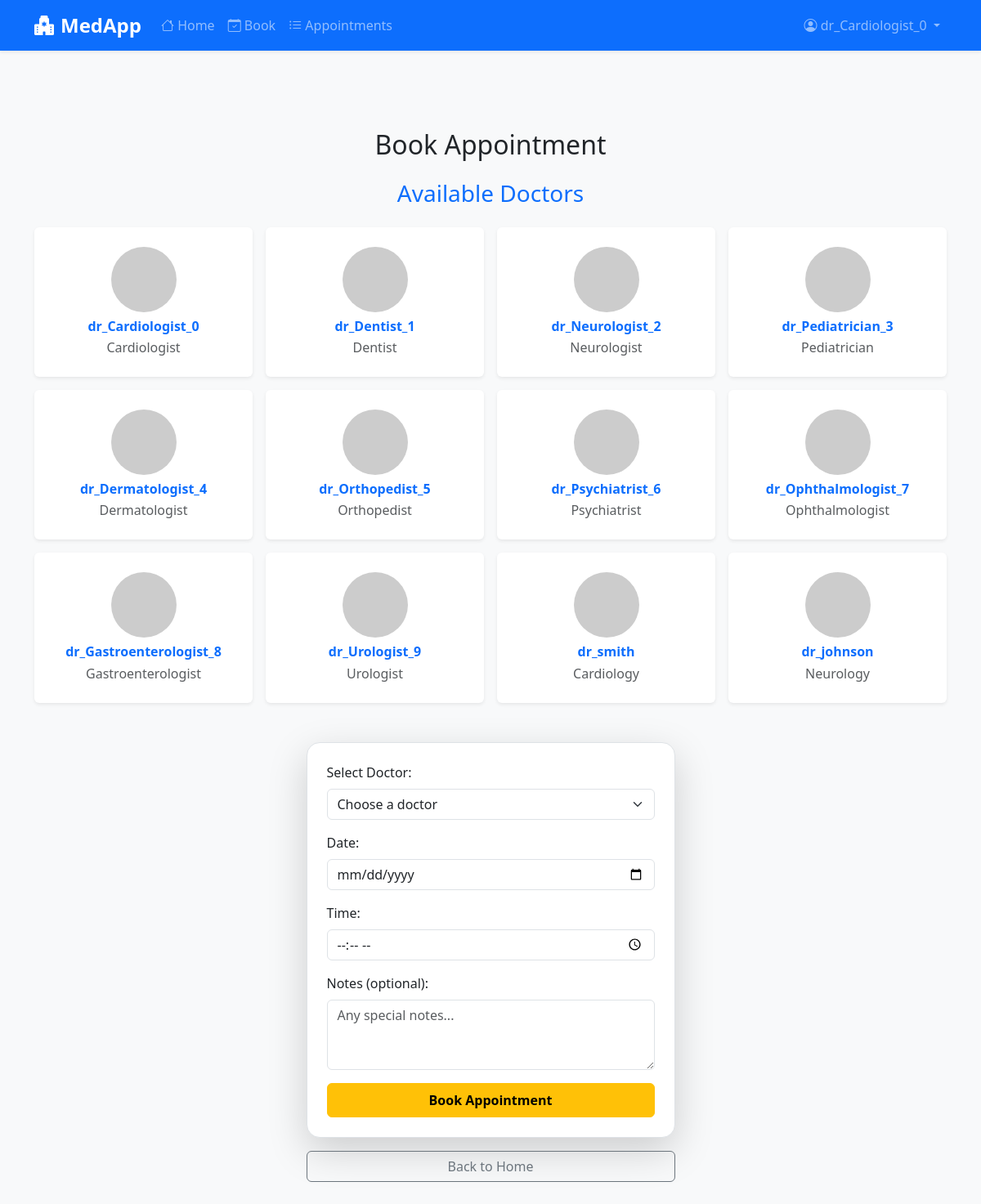
Page /book/ (signed in) on the committed database.
### appointments/models.py (models this page shows, shortened)
class Doctor(models.Model):
    profile = models.OneToOneField(Profile, on_delete=models.CASCADE, limit_choices_to={'role': 'doctor'})
    specialization = models.CharField(max_length=100)
    avatar = models.ImageField(upload_to='doctors/', blank=True, null=True, default='https://ui-avatars.com/api/?name=Doctor&size=256&background=4f46e5&color=fff')
    availability = models.JSONField(default=dict, blank=True)  # e.g. {'monday': ['09:00-12:00', '14:00-18:00']}

class Profile(models.Model):
    ROLE_CHOICES = [
        ('patient', 'Patient'),
        ('doctor', 'Doctor'),
        ('admin', 'Admin'),
    ]
    user = models.OneToOneField(User, on_delete=models.CASCADE)
    role = models.CharField(max_length=10, choices=ROLE_CHOICES, default='patient')
    is_verified = models.BooleanField(default=False)
    created_at = models.DateTimeField(default=timezone.now)

### appointments/views.py (the view, shortened to what this page needs)
# urls.py: path('book/', views.book_appointment, name='book_appointment'),
@login_required
def book_appointment(request):
    doctors = Doctor.objects.all()
    return render(request, 'appointments/book.html', {'doctors': doctors})

### appointments/templates/appointments/book.html (shortened to what this page needs)
{% extends 'base.html' %}
{% block content %}
<div class="container-fluid bg-light py-5">
<div class="container mt-5">
    <h2 class="mb-4 text-center">Book Appointment</h2>
    <h3 class="mb-4 text-center text-primary">Available Doctors</h3>
    <div class="row g-3 mb-5">
        {% for doctor in doctors %}
        <div class="col-6 col-md-4 col-lg-3">
            <div class="card h-100 shadow-sm border-0">
                <div class="card-body d-flex flex-column justify-content-center align-items-center p-4 text-center">
                    <img src="{{ doctor.avatar|default:'https://ui-avatars.com/api/?name=Doctor&size=80&background=4f46e5&color=fff' }}" alt="Dr. {{ doctor.profile.user.username }}" class="rounded-circle mb-2" style="width: 80px; height: 80px; object-fit: cover;">
                    <h6 class="card-title fw-bold mb-1 text-primary">{{ doctor.profile.user.username }}</h6>
                    <p class="card-text text-muted mb-0 fs-6">{{ doctor.specialization }}</p>
                </div>
            </div>
        </div>
        {% empty %}
        <div class="col-12">
            <div class="alert alert-info text-center">
                No doctors available. Please contact admin.
            </div>
        </div>
        {% endfor %}
    </div>
    <div class="row justify-content-center">
        <div class="col-lg-6 col-xl-5">
            <form method="post" class="border p-4 bg-white rounded-4 shadow-lg">
                <div class="mb-3">
                    <label class="form-label">Select Doctor:</label>
                    <select name="doctor" class="form-select" required>
                        <option value="">Choose a doctor</option>
                    </select>
                </div>
                <div class="mb-3">
                    <label class="form-label">Date:</label>
                    <input type="date" name="date" class="form-control" required min="{{ today|date:'Y-m-d' }}">
                </div>
                <div class="mb-3">
                    <label class="form-label">Time:</label>
                    <input type="time" name="time" class="form-control" required>
                </div>
                <div class="mb-3">
                    <label class="form-label">Notes (optional):</label>
                    <textarea name="notes" class="form-control" rows="3" placeholder="Any special notes..."></textarea>
                </div>
                <button type="submit" class="btn btn-warning w-100 py-2 fw-bold">Book Appointment</button>
            </form>
            <a href="{% url 'home' %}" class="btn btn-outline-secondary mt-3 w-100">Back to Home</a>
        </div>
    </div>
</div>
</div>
{% endblock %}

### appointments/templates/base.html (shortened to what this page needs)
<!DOCTYPE html>
<html lang="en">
<head>
    <link href="https://cdn.jsdelivr.net/npm/bootstrap@5.3.3/dist/css/bootstrap.min.css" rel="stylesheet">
    <link href="https://cdn.jsdelivr.net/npm/bootstrap-icons@1.11.3/font/bootstrap-icons.css" rel="stylesheet">
</head>
<body>
    <nav class="navbar navbar-expand-lg navbar-dark bg-primary shadow-sm">
        <div class="container">
            <a class="navbar-brand fw-bold fs-4" href="{% url 'home' %}">
                <i class="bi bi-hospital-fill me-2"></i>MedApp
            </a>
            <div class="collapse navbar-collapse" id="navbarNav">
                <ul class="navbar-nav me-auto">
                    <li class="nav-item">
                        <a class="nav-link" href="{% url 'home' %}"><i class="bi bi-house"></i> Home</a>
                    </li>
                    {% if user.is_authenticated %}
                    <li class="nav-item">
                        <a class="nav-link" href="{% url 'book_appointment' %}"><i class="bi bi-calendar-check"></i> Book</a>
                    </li>
                    <li class="nav-item">
                        <a class="nav-link" href="{% url 'my_appointments' %}"><i class="bi bi-list-ul"></i> Appointments</a>
                    </li>
                    {% endif %}
                </ul>
                <ul class="navbar-nav">
                    {% if user.is_authenticated %}
                    <li class="nav-item dropdown">
                        <a class="nav-link dropdown-toggle" href="#" role="button" data-bs-toggle="dropdown">
                            <i class="bi bi-person-circle"></i> {{ user.username }}
                        </a>
                    </li>
                    {% endif %}
                </ul>
            </div>
        </div>
    </nav>
    <div class="container-fluid">
        {% block content %}
        {% endblock %}
    </div>
</body>
</html>

### appointments/templates/base.html (style rules this page uses)
body { background-color: #f8f9fa; }

### rows in the picture
Doctor: profile.user.username "dr_Cardiologist_0", specialization "Cardiologist"
Doctor: profile.user.username "dr_Dentist_1", specialization "Dentist"
Doctor: profile.user.username "dr_Neurologist_2", specialization "Neurologist"
Doctor: profile.user.username "dr_Pediatrician_3", specialization "Pediatrician"
Doctor: profile.user.username "dr_Dermatologist_4", specialization "Dermatologist"
Doctor: profile.user.username "dr_Orthopedist_5", specialization "Orthopedist"
Doctor: profile.user.username "dr_Psychiatrist_6", specialization "Psychiatrist"
Doctor: profile.user.username "dr_Ophthalmologist_7", specialization "Ophthalmologist"
Doctor: profile.user.username "dr_Gastroenterologist_8", specialization "Gastroenterologist"
Doctor: profile.user.username "dr_Urologist_9", specialization "Urologist"
Doctor: profile.user.username "dr_smith", specialization "Cardiology"
Doctor: profile.user.username "dr_johnson", specialization "Neurology"

### other values in the picture
{{ user.username }} "dr_Cardiologist_0"
